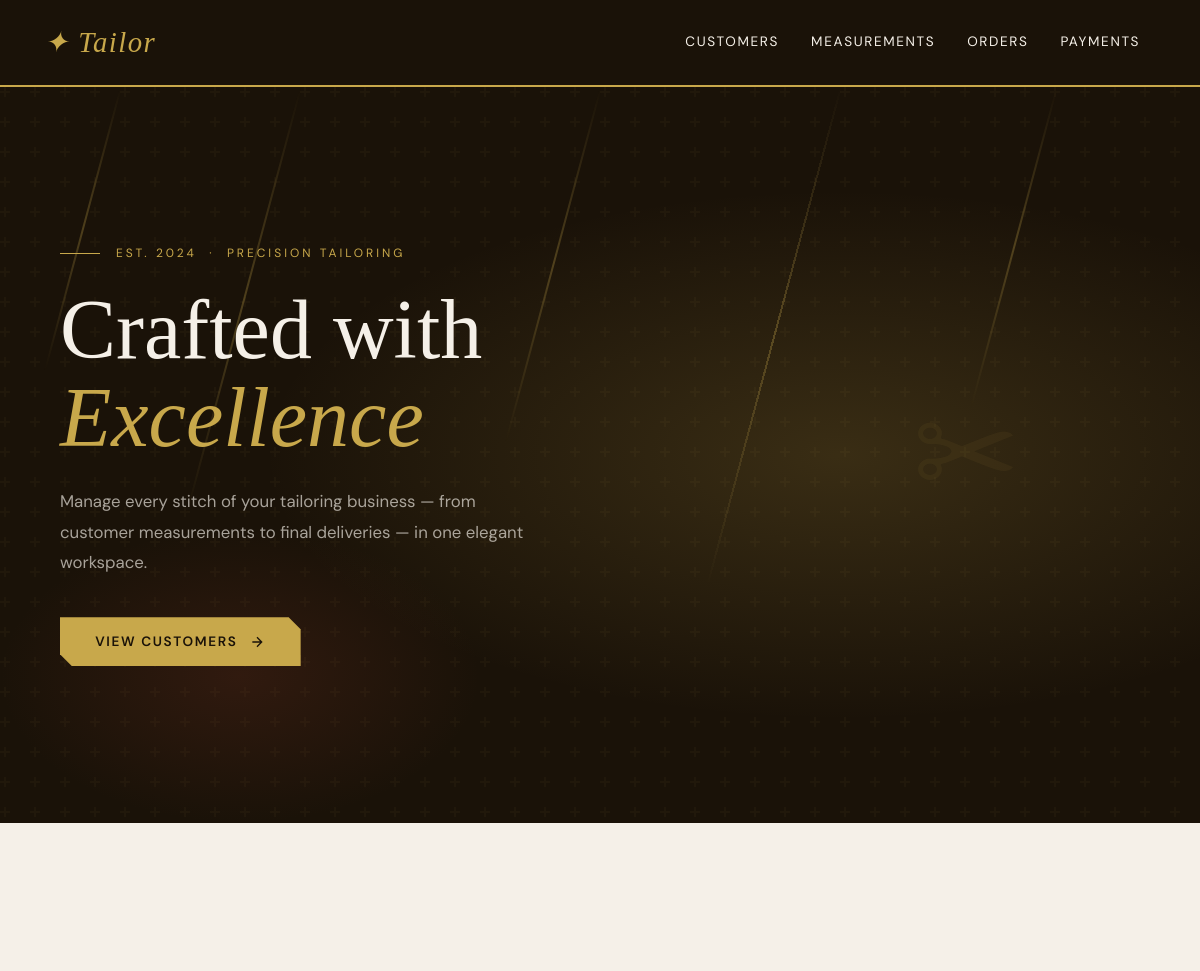
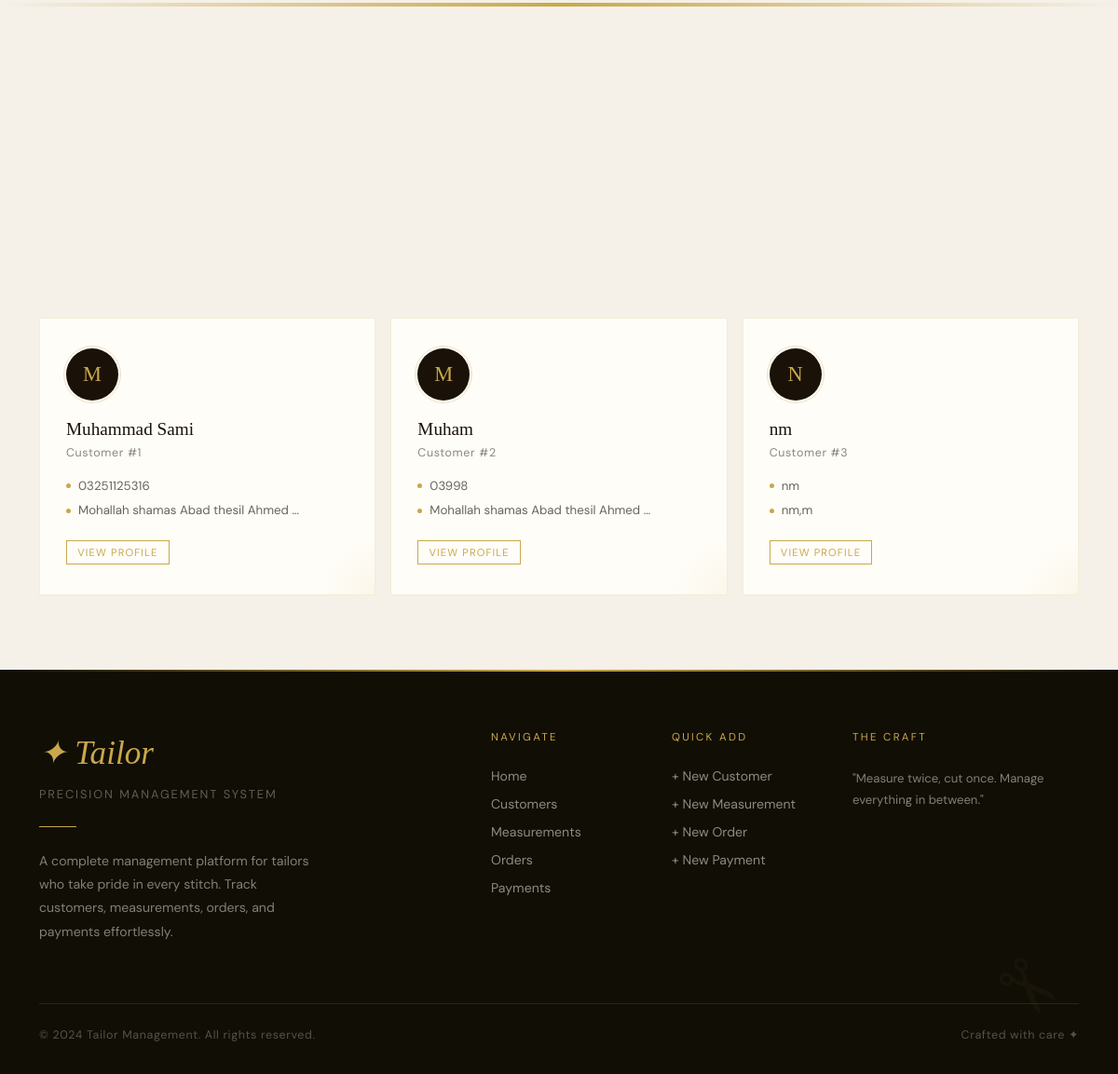
The page / on the database its author committed (2 pictures, top to bottom).
### tailor/models.py (models this page shows, shortened)
class Customer(models.Model):
    GENDER_CHOICES = (
        ('Male', 'Male'),
        ('Female', 'Female'),
    )
    name = models.CharField(max_length=100)
    phone = models.CharField(max_length=15)
    address = models.TextField()
    gender = models.CharField(max_length=10, choices=GENDER_CHOICES)

### tailor/views.py (the view)
# urls.py: 2. Add a URL to urlpatterns:  path('', views.home, name='home')
def home(request):
    customers = Customer.objects.all()[:6]
    total_orders = Order.objects.count()
    active_orders = Order.objects.filter(status__in=['Pending', 'In Progress']).count()
    pending_payments = Payment.objects.none().count()
    context = {
        'customers': customers,
        'total_orders': total_orders,
        'active_orders': active_orders,
        'pending_payments': pending_payments,
    }
    return render(request, 'tailor/home.html', context)

### tailor/templates/tailor/home.html (shortened to what this page needs)
{% extends 'tailor/base.html' %}
{% block content %}
<section class="hero">
  <div class="hero-bg"></div>
  <div class="hero-lines">
    <span></span><span></span><span></span><span></span><span></span>
  </div>
  <div class="scissors-icon">✂</div>
  <div class="hero-content">
    <p class="hero-eyebrow">Est. 2024 &nbsp;·&nbsp; Precision Tailoring</p>
    <h1 class="hero-title">Crafted with<br><em>Excellence</em></h1>
    <p class="hero-desc">Manage every stitch of your tailoring business — from customer measurements to final deliveries — in one elegant workspace.</p>
    <a href="{% url 'customer-list' %}" class="hero-cta">
      View Customers
      <svg width="16" height="16" viewBox="0 0 24 24" fill="none" stroke="currentColor" stroke-width="2"><path d="M5 12h14M12 5l7 7-7 7"/></svg>
    </a>
  </div>
</section>
<section class="section-customers">
  <div class="container">
    {% if customers %}
    <div class="row g-3">
      {% for customer in customers %}
      <div class="col-sm-6 col-lg-4">
        <a href="{% url 'customer-detail' customer.pk %}" style="text-decoration:none;">
          <div class="customer-card h-100">
            <div class="customer-avatar">{{ customer.name|first|upper }}</div>
            <h3 class="customer-name">{{ customer.name }}</h3>
            <p class="customer-meta">Customer #{{ customer.pk }}</p>
            {% if customer.phone %}
            <div class="customer-detail"><span class="dot"></span> {{ customer.phone }}</div>
            {% endif %}
            {% if customer.address %}
            <div class="customer-detail"><span class="dot"></span> {{ customer.address|truncatechars:35 }}</div>
            {% endif %}
            <span class="customer-badge">View Profile</span>
          </div>
        </a>
      </div>
      {% endfor %}
    </div>
    {% else %}
    <div class="text-center mt-4" style="color: rgba(26,18,8,0.5); font-size: 0.9rem;">
      No customers yet. <a href="{% url 'customer-add' %}" style="color: var(--gold);">Add your first customer →</a>
    </div>
    {% endif %}
  </div>
</section>
{% endblock %}

### tailor/templates/tailor/base.html (shortened to what this page needs)
<!DOCTYPE html>
<html lang="en">
<head>
<link rel="stylesheet" href="https://cdn.jsdelivr.net/npm/bootstrap@5.3.0/dist/css/bootstrap.min.css">
</head>
<body>
<nav class="navbar navbar-expand-lg">
  <div class="container-fluid">
    <a class="navbar-brand" href="{% url 'home' %}">✦ Tailor</a>
    <div class="collapse navbar-collapse" id="navbarNav">
      <ul class="navbar-nav ms-auto">
        <li class="nav-item"><a class="nav-link" href="{% url 'customer-list' %}">Customers</a></li>
        <li class="nav-item"><a class="nav-link" href="{% url 'measurement-list' %}">Measurements</a></li>
        <li class="nav-item"><a class="nav-link" href="{% url 'order-list' %}">Orders</a></li>
        <li class="nav-item"><a class="nav-link" href="{% url 'payment-list' %}">Payments</a></li>
      </ul>
    </div>
  </div>
</nav>
{% block content %}{% endblock %}
<footer>
  <div class="footer-needle">✂</div>
  <div class="container">
    <div class="row g-5">
      <div class="col-lg-4">
        <div class="footer-brand">✦ Tailor</div>
        <div class="footer-tagline">Precision Management System</div>
        <div class="footer-divider"></div>
        <p class="footer-desc">A complete management platform for tailors who take pride in every stitch. Track customers, measurements, orders, and payments effortlessly.</p>
      </div>
      <div class="col-6 col-lg-2 offset-lg-1">
        <p class="footer-heading">Navigate</p>
        <a href="{% url 'home' %}" class="footer-link">Home</a>
        <a href="{% url 'customer-list' %}" class="footer-link">Customers</a>
        <a href="{% url 'measurement-list' %}" class="footer-link">Measurements</a>
        <a href="{% url 'order-list' %}" class="footer-link">Orders</a>
        <a href="{% url 'payment-list' %}" class="footer-link">Payments</a>
      </div>
      <div class="col-6 col-lg-2">
        <p class="footer-heading">Quick Add</p>
        <a href="{% url 'customer-add' %}" class="footer-link">+ New Customer</a>
        <a href="{% url 'measurement-add' %}" class="footer-link">+ New Measurement</a>
        <a href="{% url 'order-add' %}" class="footer-link">+ New Order</a>
        <a href="{% url 'payment-add' %}" class="footer-link">+ New Payment</a>
      </div>
      <div class="col-lg-3">
        <p class="footer-heading">The Craft</p>
        <p class="footer-desc" style="font-size: 0.82rem;">"Measure twice, cut once. Manage everything in between."</p>
      </div>
    </div>
    <div class="footer-bottom">
      <span class="footer-copy">© 2024 Tailor Management. All rights reserved.</span>
      <span class="footer-copy">Crafted with care ✦</span>
    </div>
  </div>
</footer>
</body>
</html>

### rows shown on the page
Customer: name|first "M", name "Muhammad Sami", pk "1", phone "03251125316", address "Mohallah shamas Abad thesil Ahmed …"
Customer: name|first "M", name "Muham", pk "2", phone "03998", address "Mohallah shamas Abad thesil Ahmed …"
Customer: name|first "N", name "nm", pk "3", phone "nm", address "nm,m"
